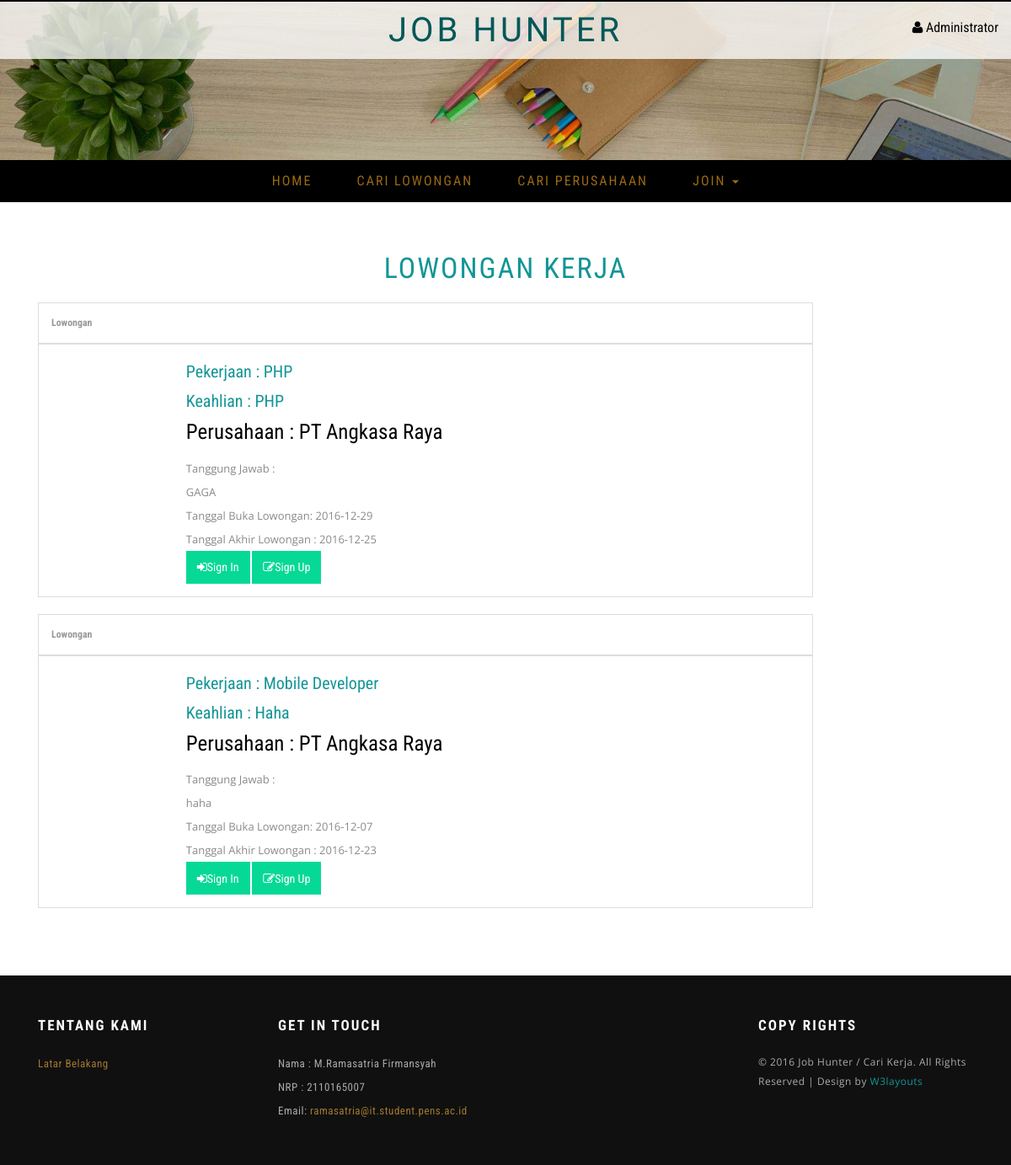
The app's page /index.php/welcome/cari_lowongan with its own data.
### tables this page shows
CREATE TABLE IF NOT EXISTS `lowongan` (
`id` int(11) NOT NULL,
  `judul` varchar(50) NOT NULL,
  `tanggung_jawab` varchar(100) NOT NULL,
  `syarat` varchar(200) NOT NULL,
  `tanggal_buka` date NOT NULL,
  `tanggal_tutup` date NOT NULL,
  `id_perusahaan` int(11) NOT NULL,
  `waktu_create` datetime NOT NULL
);

CREATE TABLE IF NOT EXISTS `perusahaan` (
`id` int(11) NOT NULL,
  `email` varchar(50) NOT NULL,
  `username` varchar(50) NOT NULL,
  `nama` varchar(50) DEFAULT NULL,
  `kota` varchar(50) DEFAULT NULL,
  `alamat` varchar(50) DEFAULT NULL,
  `telpon` varchar(50) DEFAULT NULL,
  `foto` varchar(50) DEFAULT NULL,
  `waktu_create` datetime NOT NULL
);

### application/controllers/Welcome.php (called while the page is built, shortened)
<?php
class Welcome extends CI_Controller {
	function __construct()
	{
		$this->load->model('Front','',TRUE);
		$this->load->library('session');
		$this->load->helper('form');
		$this->load->library('form_validation');
		$this->load->model('Lowongan_model','',TRUE);
		$this->load->model('Perusahaan_model','',TRUE);
		$this->load->model('Pelamar_model','',TRUE);
	}
	public function cari_lowongan()
	{
		$data['lowongan']= $this->Lowongan_model->lowongan();
		$this->load->view('cari_lowongan',$data);
	}
}

### index.php (called while the page is built, shortened)
<?php
require_once BASEPATH.'core/CodeIgniter.php';

### application/models/Lowongan_model.php (called while the page is built, shortened)
<?php
Class Lowongan_model extends CI_Model{
    function lowongan()
    {
        $sql = ("SELECT a.id as id_lowongan, a.judul as judul, a.tanggung_jawab as tanggung_jawab, a.syarat as syarat, a.tanggal_buka as tanggal_buka, a.tanggal_tutup as tanggal_tutup, a.id_perusahaan as id_perusahaan, a.waktu_create as waktu_create, b.id as id, b.nama as nama, b.email as email FROM lowongan a, perusahaan b WHERE a.id_perusahaan = b.id  ORDER BY a.id desc");
        $query = $this -> db -> query($sql);
        return $query->result();
    }
}
?>

### application/views/cari_lowongan.php (the view, shortened to what this page needs)
<body>
	<div class="wthree-main-content">
		<section class="agileits about-page">
			<div class="container">
				<h2 class="agile-inner-title">Lowongan Kerja</h2>
				<div class="col-md-10 w3ls-about-top-right-grid">
				 <?php foreach($lowongan as $each)
                      {
                          ?>
				<table class="table table-bordered">
								<thead>
									<tr>
										<th>Lowongan</th>
									</tr>
								</thead>
								<tbody>
									<tr>
										<td><div class="w3-about-gd-right">
							<h4>Pekerjaan : <?php echo $each->judul; ?></h4>
							<h4>Keahlian : <?php echo $each->syarat; ?></h4>
							<h3>Perusahaan : <?php echo $each->nama; ?></h3>
							<p>Tanggung Jawab : <br><?php echo $each->tanggung_jawab; ?></p>
							<p>Tanggal Buka Lowongan: <?php echo $each->tanggal_buka; ?></p>
							<p>Tanggal Akhir Lowongan : <?php echo $each->tanggal_tutup; ?></p>
						<a class="btn btn-warning" href ="<?php echo base_url("index.php/welcome/sign_in"); ?>" ><i class="fa fa-sign-in"></i>Sign In</a>
							<a class="btn btn-warning" href ="<?php echo base_url("index.php/welcome/sign_up"); ?>" ><i class="fa fa-edit"></i>Sign Up</a>
						</div></td>
									</tr>
								</tbody>
							  </table>
						   <?php
                      }
                      ?>
					</div>
				</div>
				</section>
</div>

### assets/css/style.css (style rules this page uses)
body { padding:0; margin:0; background:#fff; font-family: 'Roboto Condensed', sans-serif; }
body a { transition:0.5s all; -webkit-transition:0.5s all; -moz-transition:0.5s all; -o-transition:0.5s all; -ms-transition:0.5s all; font-weight:400; }
h1,h2,h3,h4,h5,h6 { margin:0; font-weight:400; transition:0.5s all; -webkit-transition:0.5s all; -moz-transition:0.5s all; -o-transition:0.5s all; -ms-transition:0.5s all; }
p { margin:0; font-family: 'Open Sans', sans-serif; }
h2.agile-inner-title { text-align: center; margin-bottom: 25px; font-size: 35px; letter-spacing: 2px; color: #139596; text-transform: uppercase; }
.table td, .table>tbody>tr>td, .table>tbody>tr>th, .table>tfoot>tr>td, .table>tfoot>tr>th, .table>thead>tr>td, .table>thead>tr>th { padding: 15px !important; font-size: 0.85em; color: #999; border-top: none !important; }
.btn { border-radius: 0px; -webkit-border-radius: 0px; -moz-border-radius: 0px; -ms-border-radius: 0px; -o-border-radius: 0px; outline: none; }
.btn-warning { color: #fff; background-color:rgb(6, 217, 149); border-color:rgb(6, 217, 149); padding:8.5px 12px; }
.agileits { padding: 60px 0; }
.w3ls-about-top-right-grid h3 { color: #000; font-size: 28px; margin-bottom: 15px; }
.w3ls-about-top-right-grid h4 { text-transform: capitalize; font-size: 20px; color: #139596; margin: 5px 0 10px; line-height: 25px; }
.w3ls-about-top-right-grid p { color: #8a8a8a; font-size: 13px; margin: 0; line-height: 28px; }
.w3-about-gd-right { float:right; width:82%; }
@media (max-width: 1440px) { h2.agile-inner-title { margin-bottom: 22px; font-size: 34px; } }
@media (max-width: 1440px) { .w3ls-about-top-right-grid h3 { font-size: 26px; } }
@media (max-width: 1366px) { .w3ls-about-top-right-grid h3 { font-size: 25px; } }

### records on screen
lowongan: judul "PHP", syarat "PHP", id_perusahaan.nama "PT Angkasa Raya", tanggung_jawab "GAGA", tanggal_buka "2016-12-29", tanggal_tutup "2016-12-25"
lowongan: judul "Mobile Developer", syarat "Haha", id_perusahaan.nama "PT Angkasa Raya", tanggung_jawab "haha", tanggal_buka "2016-12-07", tanggal_tutup "2016-12-23"
